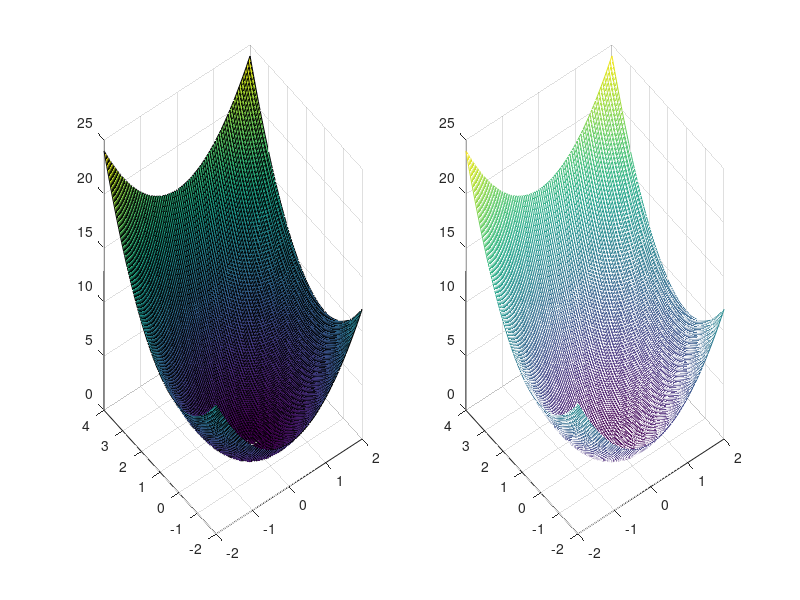

MATLAB code for this plot:
% 2.6 5
x = -2:0.05:2;
y = -2:0.05:4;
[X, Y] = meshgrid(x,y);
Z = 2 * X.^2 + Y.^2;

subplot(1,2,1);
surf(X, Y, Z)

subplot(1,2,2);
mesh(X, Y, Z)